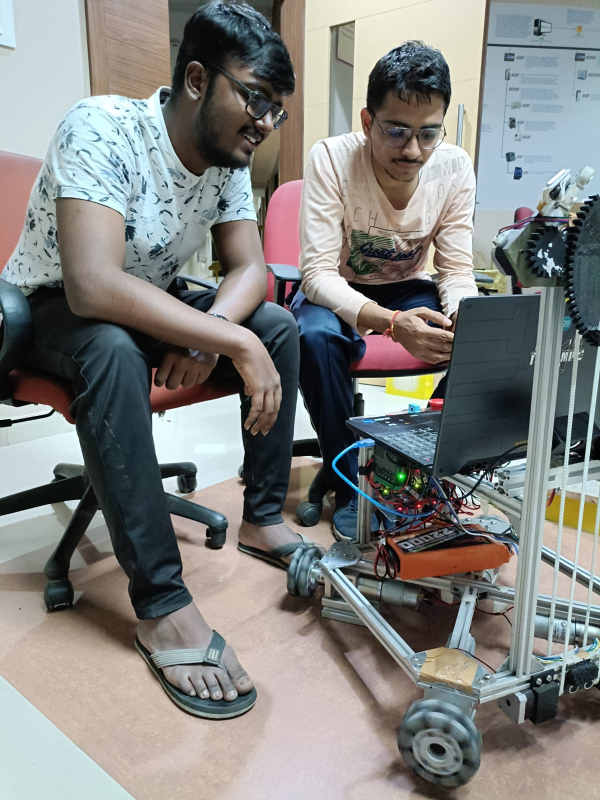
#> input picture Images/AI-Team.jpg, 1200 x 1600 px, given in place of the camera (shown at 1/2 size)
$ python main.py
#> lines starting #> are read from the running program, lines starting #| are printed output that depends on the picture; after the words box and inside, x2 and y2 are one past the last pixel; in counts of white or black regions, pixels touching at a corner belong together
### color/blob/blob_detector.py
#Main library for blob detection

# Standard imports
import cv2
import numpy as np;
import os;
# print(os.getcwd())

#---------- Blob detecting function: returns keypoints and mask
#-- return keypoints, reversemask
def blob_detect(image,                  #-- The frame (cv standard)
                hsv_min,                #-- minimum threshold of the hsv filter [h_min, s_min, v_min]
                hsv_max,                #-- maximum threshold of the hsv filter [h_max, s_max, v_max]
                blur=0,                 #-- blur value (default 0)
                blob_params=None,       #-- blob parameters (default None)
                search_window=None,     #-- window where to search as [x_min, y_min, x_max, y_max] adimensional (0.0 to 1.0) starting from top left corner
                imshow=False
               ):

    #- Blur image to remove noise
    if blur > 0:
        image    = cv2.blur(image, (blur, blur))
        #- Show result
        if imshow:
            cv2.imshow("Blur", image)
            cv2.waitKey(0)

    #- Search window
    if search_window is None: search_window = [0.0, 0.0, 1.0, 1.0]

    #- Convert image from BGR to HSV
    hsv     = cv2.cvtColor(image, cv2.COLOR_BGR2HSV)

    #- Apply HSV threshold
    mask    = cv2.inRange(hsv,hsv_min, hsv_max)

    #- Show HSV Mask
    if imshow:
        cv2.imshow("HSV Mask", mask)


    kernel = cv2.getStructuringElement(cv2.MORPH_RECT, (3, 3))
    mask = cv2.morphologyEx(mask,cv2.MORPH_OPEN,kernel,iterations=5)
    mask = cv2.erode(mask, None, iterations=2)

    #- dilate makes the in range areas larger
    mask = cv2.dilate(mask, None, iterations=2)
    #- Show HSV Mask
    if imshow:
        cv2.imshow("Dilate Mask", mask)
        cv2.waitKey(0)


    #- Show dilate/erode mask
    if imshow:
        cv2.imshow("Erode Mask", mask)
        cv2.waitKey(0)

    #- Cut the image using the search mask
    mask = apply_search_window(mask, search_window)

    if imshow:
        cv2.imshow("Searching Mask", mask)
        cv2.waitKey(0)

    #- build default blob detection parameters, if none have been provided
    if blob_params is None:
        # Set up the SimpleBlobdetector with default parameters.
        params = cv2.SimpleBlobDetector_Params()

        # Change thresholds
        params.minThreshold = 0
        params.maxThreshold = 100

        # Filter by Area.
        params.filterByArea = True
        params.minArea = 30
        params.maxArea = 20000

        # Filter by Circularity
        params.filterByCircularity = True
        params.minCircularity = 0.1

        # Filter by Convexity
        params.filterByConvexity = True
        params.minConvexity = 0.5

        # Filter by Inertia
        params.filterByInertia =True
        params.minInertiaRatio = 0.5

    else:
        params = blob_params

    #- Apply blob detection
    detector = cv2.SimpleBlobDetector_create(params)

    # Reverse the mask: blobs are black on white
    reversemask = 255-mask

    if imshow:
        cv2.imshow("Reverse Mask", reversemask)
        cv2.waitKey(0)

    keypoints = detector.detect(reversemask)

    return keypoints, reversemask

#---------- Draw detected blobs: returns the image
#-- return(im_with_keypoints)
def draw_keypoints(image,                   #-- Input image
                   keypoints,               #-- CV keypoints
                   line_color=(0,0,255),    #-- line's color (b,g,r)
                   imshow=False             #-- show the result
                  ):

    #-- Draw detected blobs as red circles.
    #-- cv2.DRAW_MATCHES_FLAGS_DRAW_RICH_KEYPOINTS ensures the size of the circle corresponds to the size of blob
    im_with_keypoints = cv2.drawKeypoints(image, keypoints, np.array([]), line_color, cv2.DRAW_MATCHES_FLAGS_DRAW_RICH_KEYPOINTS)

    if imshow:
        # Show keypoints
        cv2.imshow("Keypoints", im_with_keypoints)

    return(im_with_keypoints)

#---------- Draw search window: returns the image
#-- return(image)
def draw_window(image,              #- Input image
                window_adim,        #- window in adimensional units
                color=(255,0,0),    #- line's color
                line=5,             #- line's thickness
                imshow=False        #- show the image
               ):

    rows = image.shape[0]
    cols = image.shape[1]

    x_min_px    = int(cols*window_adim[0])
    y_min_px    = int(rows*window_adim[1])
    x_max_px    = int(cols*window_adim[2])
    y_max_px    = int(rows*window_adim[3])

    #-- Draw a rectangle from top left to bottom right corner
    image = cv2.rectangle(image,(x_min_px,y_min_px),(x_max_px,y_max_px),color,line)

    if imshow:
        # Show keypoints
        cv2.imshow("Keypoints", image)

    return(image)

#---------- Draw X Y frame
#-- return(image)
def draw_frame(image,
               dimension=0.3,      #- dimension relative to frame size
               line=2              #- line's thickness
    ):

    rows = image.shape[0]
    cols = image.shape[1]
    size = min([rows, cols])
    center_x = int(cols/2.0)
    center_y = int(rows/2.0)

    line_length = int(size*dimension)

    #-- X
    image = cv2.line(image, (center_x, center_y), (center_x+line_length, center_y), (0,0,255), line)
    #-- Y
    image = cv2.line(image, (center_x, center_y), (center_x, center_y+line_length), (0,255,0), line)

    return (image)

#---------- Apply search window: returns the image
#-- return(image)
def apply_search_window(image, window_adim=[0.0, 0.0, 1.0, 1.0]):
    rows = image.shape[0]
    cols = image.shape[1]
    x_min_px    = int(cols*window_adim[0])
    y_min_px    = int(rows*window_adim[1])
    x_max_px    = int(cols*window_adim[2])
    y_max_px    = int(rows*window_adim[3])

    #--- Initialize the mask as a black image
    mask = np.zeros(image.shape,np.uint8)

    #--- Copy the pixels from the original image corresponding to the window
    mask[y_min_px:y_max_px,x_min_px:x_max_px] = image[y_min_px:y_max_px,x_min_px:x_max_px]

    #--- return the mask
    return(mask)

#---------- Apply a blur to the outside search region
#-- return(image)
# [18 lines left out: function blur_outside, not called in this run]

#---------- Obtain the camera relative frame coordinate of one single keypoint
#-- return(x,y)
def get_blob_relative_position(image, keyPoint):
    rows = float(image.shape[0])
    cols = float(image.shape[1])
    # print(rows, cols)
    center_x    = 0.5*cols
    center_y    = 0.5*rows
    # print(center_x)
    x = (keyPoint.pt[0] - center_x)/(center_x)
    y = (keyPoint.pt[1] - center_y)/(center_y)
    return(x,y)


#----------- TEST
# [60 lines that do not run on import are left out]


### color/blob/main.py
file_path = "/home/raptors/Desktop/robocon/blob/main.py"

import cv2
import time
from blob_detector import *
from config import *
import serial

K_LAT_DIST_TO_STEER = 2.0
K_LAT_TROTTLE = 1.5
K_LAT_ANGLE = 2.0

# [7 lines left out: function saturate, not called in this run]


class BlobDetector:

    def __init__(self, thr_min, thr_max, blur=15, blob_params=None, detection_window=None):
        self.COUNT = 0
        self.set_threshold(thr_min, thr_max)
        self.set_blur(blur)
        self.set_blob_params(blob_params)
        self.detection_window = detection_window
        self._t0 = time.time()
        self.serial_connection = serial.Serial("com10", BAUD_RATE, timeout=1)
        self.min_size = min_size
        self.max_size = max_size
        self.min_throttle = 0.02
        self.max_throttle = 0.98
        self.s = 0.0

    def set_threshold(self, thr_min, thr_max):
        self._threshold = [thr_min, thr_max]

    def set_blur(self, blur):
        self._blur = blur

    def set_blob_params(self, blob_params):
        self._blob_params = blob_params

    # [31 lines left out: function gripper, not called in this run]

    def send_control_actions(self, steer_action, throttle_action, servo_angle , s):

        bb_max = 1.5 * 0.3
        bb_min = -1 * bb_max

        if bb_min <= steer_action <= bb_max:
            steer_action = 0.0

        if( s == 0 ):
            throttle_action = 0.0

        data_array = [steer_action*100,throttle_action*100,servo_angle*100]
        message = ','.join(map(str, data_array)) + '\n'
        print("Sended to Arduino :" + message)
        self.serial_connection.write(message.encode())

        try:
            reply = self.serial_connection.readline().decode()
            print("Arduino received:", reply)
        except serial.SerialTimeoutException:
            print("No reply")


    def get_control_action(self, x, y, s, frame_height):

        steer_action = 0.0
        throttle_action = 0.0
        servo_angle = 0.0

        if self.is_detected and self.min_size <= s <= self.max_size:
            steer_action = K_LAT_DIST_TO_STEER * x
            steer_action = saturate(steer_action, -1.5, 1.5)
            steer_action = round(steer_action, 1)
            # print("Steering command %.2f" % steer_action)

            normalized_size= (s - self.min_size) / (self.max_size - self.min_size)
            inverted_size = 1 - normalized_size
            throttle_action = inverted_size * (self.max_throttle - self.min_throttle) + self.min_throttle
            throttle_action = saturate(throttle_action, 0, 1)
            throttle_action = round(throttle_action, 1)
            # throttle_action = round(throttle_action, 1)
            # print("Throttle action %.2f" % throttle_action)


            # Map normalized y-coordinate to servo angle range
            servo_angle = y * K_LAT_ANGLE  # Adjust this factor based on the servo angle range
            # Saturate servo angle to ensure it's within the desired range
            servo_angle = saturate(servo_angle, -1.5, 1.5)
            servo_angle = round(servo_angle, 1)
            # print("Servo Angle %.2f" % servo_angle)

        return steer_action, throttle_action , servo_angle

    def detect_blob(self, cv_image):
        (rows, cols, channels) = cv_image.shape
        x, y, s = 0.0, 0.0 , 0.0
        if cv_image is not None:
            # Detect blobs
            keypoints, mask = blob_detect(cv_image, self._threshold[0], self._threshold[1], self._blur,
                                          blob_params=self._blob_params, search_window=self.detection_window)
            # Draw search window and blobs
            # cv_image = blur_outside(cv_image, 10, self.detection_window)
            cv_image = draw_window(cv_image, self.detection_window, line=1)
            cv_image = draw_frame(cv_image)
            cv_image = draw_keypoints(cv_image, keypoints)
            ball_count = 0

            max_x = -1.50
            max_s = 0
            max_y = -1.50

            for i, keyPoint in enumerate(keypoints):
                # Here you can implement some tracking algorithm to filter multiple detections
                # We are simply getting the first result
                x = keyPoint.pt[0]
                y = keyPoint.pt[1]
                s = keyPoint.size

                # Find x and y position in camera adimensional frame
                x, y = get_blob_relative_position(cv_image, keyPoint)
                ball_count += 1

                # Check if the current keypoint has a higher y-coordinate than the maximum found so far
                if y > max_y and self.min_size <= s <= self.max_size:
                    # Update the maximum y-coordinate and its corresponding coordinates
                    max_y = y
                    max_x = x
                    max_s = s
                else:
                    max_x = 0
                    max_y = 0
                    max_s = 0

                    # print("i(%d) :: " % i,"X : %.1f" % max_x," Y : %.1f" % max_y," S : %.1f " % max_s)


            fps = 1.0 / (time.time() - self._t0)
            self._t0 = time.time()
            # return cv_image , mask, x, y, s, fps, ball_count
            return cv_image , mask, max_x, max_y, max_s, fps , ball_count


    @property
    def is_detected(self):
        # print(time.time() - self._t0)
        return time.time() - self._t0 < 1.0


def main():

    frame_height = WIDTH
    frame_width = WIDTH

    blue_min = (47, 21, 66)
    blue_max = (116, 240, 255)
    # [4 lines of commented-out code are left out]

    blur = 0

    # detection window respect to camera frame in [x_min, y_min, x_max, y_max] adimensional (0 to 1)

    flag = 0

    detection_window = DETECTION_WINDOW

    params = cv2.SimpleBlobDetector_Params()

    # Change thresholds
    params.minThreshold = 0
    params.maxThreshold = 100

    # Filter by Area.
    params.filterByArea = True
    params.minArea = 1000
    params.maxArea = 45000

    # Filter by Circularity
    params.filterByCircularity = True
    params.minCircularity = 0.05

    # Filter by Convexity
    params.filterByConvexity = True
    params.minConvexity = 0.2

    # Filter by Inertia
    params.filterByInertia = True
    params.minInertiaRatio = 0.7


    detector = BlobDetector(blue_min, blue_max, blur, params, detection_window)

    # Replace this with your camera source or image list
    # For example, use cv2.VideoCapture() for a camera stream
    # or load images from a list of file paths

    cap = cv2.VideoCapture(0)  # Open camera
    cap.set(3, frame_width)  # Set resolution
    cap.set(4, frame_height) # Set resolution
    cap.set(5, 30)  # Set frame rate
    # cap.set(21, 0)  # Set auto exposure to manual
    # cap.set(10, 0.5)  # Set brightness to 0.5
    # cap.set(15, -7)  # Set exposure to -7
    # cap.set(11, 0.5)  # Set contrast to 0.5
    # cap.set(12, 0.5)  # Set saturation to 0.5
    # cap.set(13, 0.5)  # Set hue to 0.5
    # cap.set(14, 0.5)  # Set gain to 0.5
    # cap.set(17, 0.5)  # Set white balance to 0.5
    # cap.set(19, 0.5)  # Set backlight to 0.5
    #

    while True:
        ret, frame = cap.read()  # Capture frame
#> frame is the input picture: shape (1600, 1200, 3); mean B, G, R 128.6, 131.1, 130.1
        frame = cv2.flip(frame, 1)
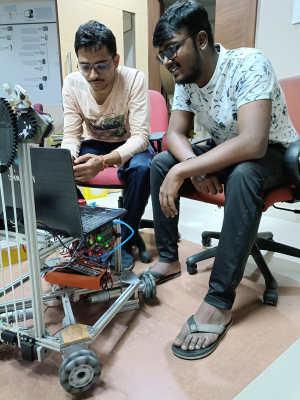
#> frame: shape (1600, 1200, 3) (shown at 1/4 size); mean B, G, R 128.6, 131.1, 130.1

        if not ret:
            print("Error: Camera failed to capture frame")
            break

        # Pass the captured frame to the detector
        result , negative , x , y , s , fps , ball_count = detector.detect_blob(frame)
#> in blob_detect, `mask    = cv2.inRange(hsv,hsv_min, hsv_max)`:
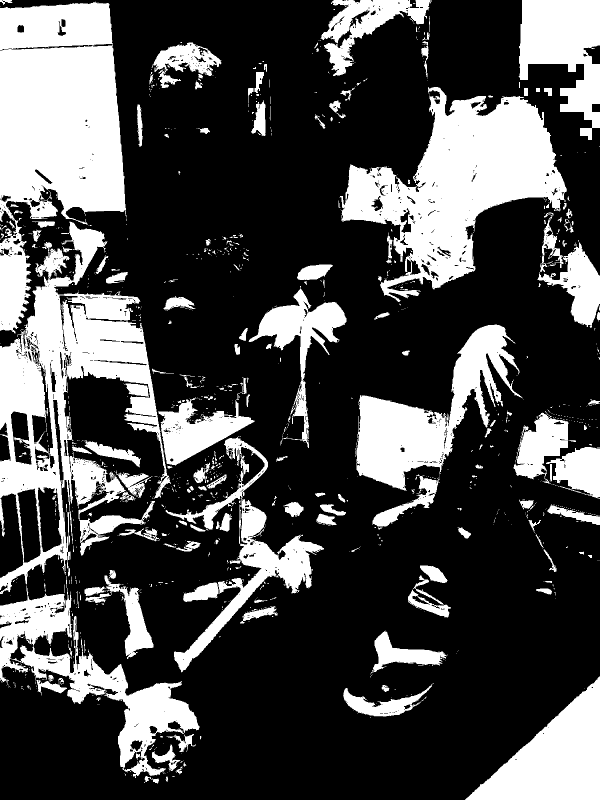
#> mask: shape (1600, 1200) (shown at 1/2 size); 29.4% white; 1191 white regions (987 under 20 px), largest, box (x1, y1, x2, y2) and area: (0, 3, 253, 667) 103419, (0, 443, 342, 1188) 86606, (679, 174, 1134, 604) 84894
#> in blob_detect, `mask = cv2.morphologyEx(mask,cv2.MORPH_OPEN,kernel,iterations=5)`:
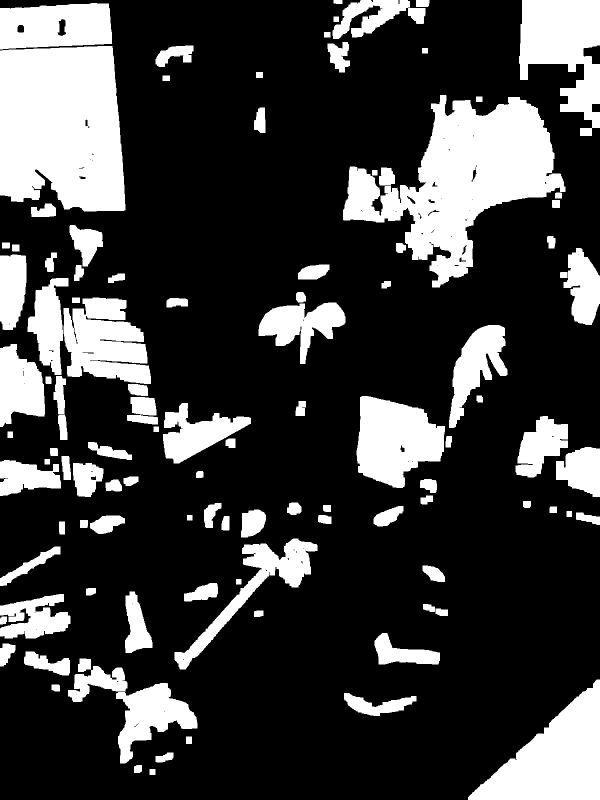
#> mask: shape (1600, 1200) (shown at 1/2 size); 24.2% white; 109 white regions, largest, box (x1, y1, x2, y2) and area: (686, 190, 1131, 575) 74517, (0, 92, 251, 423) 73588, (936, 1359, 1200, 1600) 33048
#> in blob_detect, `mask = cv2.erode(mask, None, iterations=2)`:
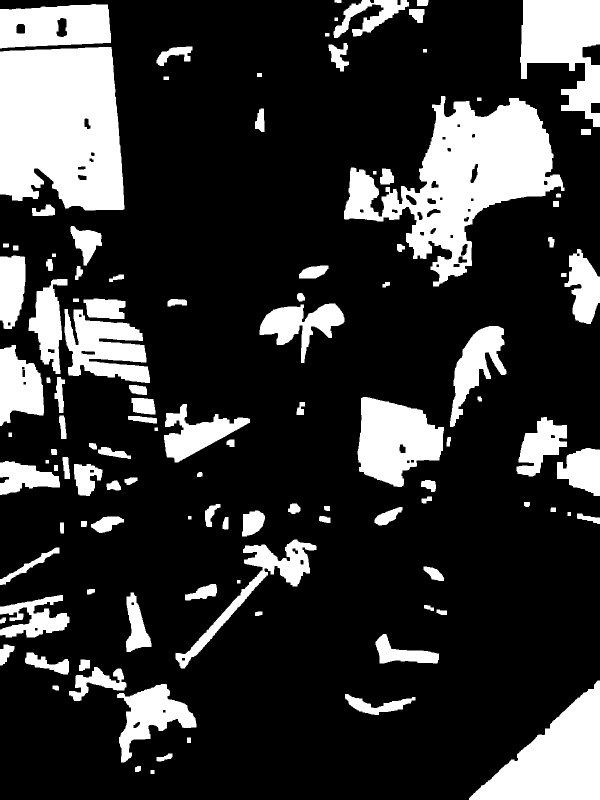
#> mask: shape (1600, 1200) (shown at 1/2 size); 21.2% white; 115 white regions, largest, box (x1, y1, x2, y2) and area: (0, 94, 249, 421) 71006, (688, 192, 1129, 573) 67408, (938, 1361, 1200, 1600) 32018
#> in blob_detect, `keypoints = detector.detect(reversemask)`: keypoints = 3 keypoints; (x, y, size): (790, 880, 173.7), (173, 956, 64.1), (773, 354, 36.2)
#> in draw_frame, `image = cv2.line(image, (center_x, center_y), (center_x, center_y+line..`:
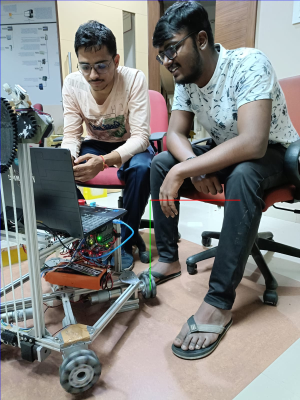
#> image: shape (1600, 1200, 3) (shown at 1/4 size); mean B, G, R 128.6, 130.8, 129.9
#> the loop in detect_blob, `for i, keyPoint in enumerate(keypoints):` made 3 passes
#> after the loop in detect_blob, `for i, keyPoint in enumerate(keypoints):`: ball_count = 3
#> x = 0; y = 0; s = 0; fps = 0.649; ball_count = 3

        steer_action, throttle_action, servo_angle = detector.get_control_action(x , y , s , frame_height)
#> steer_action = 0; throttle_action = 0; servo_angle = 0
        # print("Before line Count", flag)

        if (-0.1 <= steer_action <= 0.1) and (-0.1 <= servo_angle <= 0.1) and s > min_size:
            flag = detector.gripper(steer_action, servo_angle, flag, s)

        # print("After line Count", flag)

        detector.send_control_actions(steer_action, throttle_action, servo_angle, s)
#> in send_control_actions, `data_array = [steer_action*100,throttle_action*100,servo_angle*100]`: data_array = [0, 0, 0]
#| Sended to Arduino :0.0,0.0,0.0

        if result is not None:
            cv2.rectangle(result,(int(BB_MIN_WIDTH ),int(BB_MIN_HEIGHT)),(int(BB_MAX_WIDTH),int(BB_MAX_HEIGHT)),BB_COLOR,2)
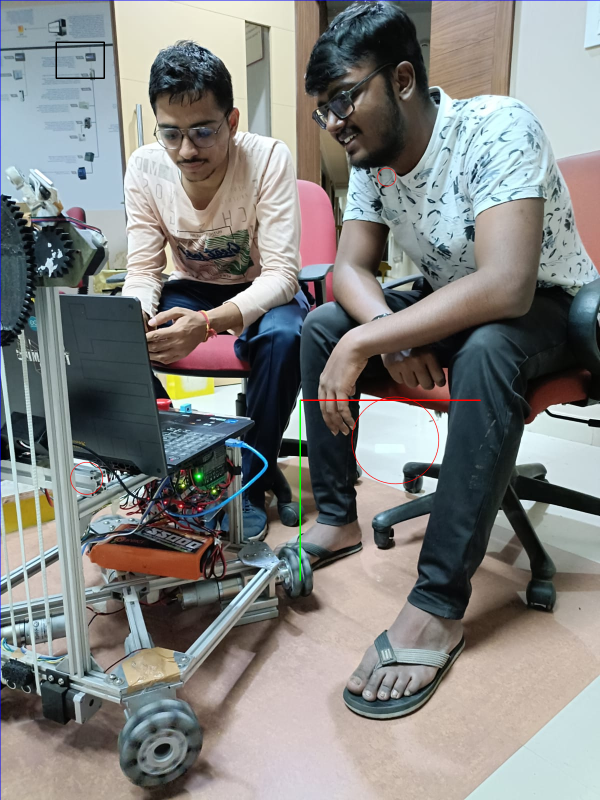
#> result: shape (1600, 1200, 3) (shown at 1/2 size); mean B, G, R 128.4, 130.7, 129.9
            cv2.putText(result, "Ball Count: %d" % ball_count, (5 , 30), cv2.FONT_HERSHEY_SIMPLEX, 0.5, (50, 100 , 200), 2)
#> result: shape (1600, 1200, 3); 0.03% of pixels changed, all inside (x1, y1, x2, y2) = (6, 19, 110, 32)
            cv2.putText(result, "FPS: %.2f" % fps, (5 , 15), cv2.FONT_HERSHEY_SIMPLEX, 0.5, (50, 100 , 200), 2)
#> result: shape (1600, 1200, 3); mean B, G, R 128.4, 130.6, 130
            cv2.imshow("Negative", negative)
            cv2.imshow("Result", result)

            # Move the "Result" window to a new location (x, y)
            cv2.moveWindow("Result", 0, 50)
            # Move the "Negative" window to a new location (x, y)
            cv2.moveWindow("Negative", 1000,500)


        if cv2.waitKey(1) & 0xFF == ord('q'):
#> (key q is pressed here)
            break

    cv2.destroyAllWindows()

if __name__ == '__main__':

    main()
